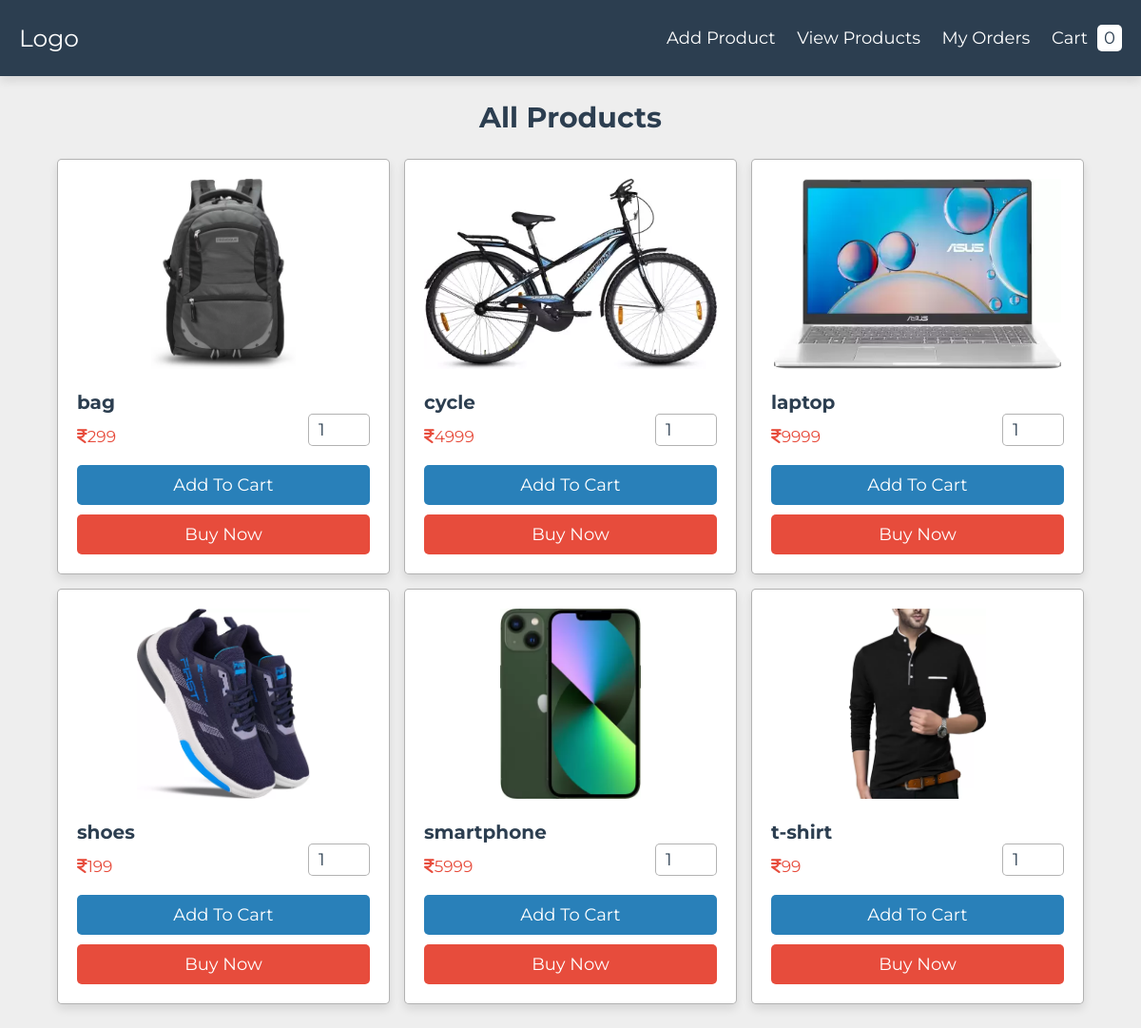
The page /project/view_products.php on the database its author committed.
### tables this page shows
CREATE TABLE `products` (
  `id` varchar(20) NOT NULL,
  `name` varchar(50) NOT NULL,
  `price` varchar(10) NOT NULL,
  `image` varchar(50) NOT NULL
);

### project/view_products.php (the view, shortened to what this page needs)
<?php
include 'components/connect.php';
?>
<!DOCTYPE html>
<html lang="en">
<head>
   <link rel="stylesheet" href="https://cdnjs.cloudflare.com/ajax/libs/font-awesome/6.2.1/css/all.min.css">
   <link rel="stylesheet" href="css/style.css">
</head>
<body>
<?php include 'components/header.php'; ?>
<section class="products">
   <h1 class="heading">all products</h1>
   <div class="box-container">
   <?php
      $select_products = $conn->prepare("SELECT * FROM `products`");
      $select_products->execute();
      if($select_products->rowCount() > 0){
         while($fetch_prodcut = $select_products->fetch(PDO::FETCH_ASSOC)){
   ?>
   <form action="" method="POST" class="box">
      <img src="uploaded_files/<?= $fetch_prodcut['image']; ?>" class="image" alt="">
      <h3 class="name"><?= $fetch_prodcut['name'] ?></h3>
      <div class="flex">
         <p class="price"><i class="fas fa-indian-rupee-sign"></i><?= $fetch_prodcut['price'] ?></p>
         <input type="number" name="qty" required min="1" value="1" max="99" maxlength="2" class="qty">
      </div>
      <input type="submit" name="add_to_cart" value="add to cart" class="btn">
      <a href="checkout.php?get_id=<?= $fetch_prodcut['id']; ?>" class="delete-btn">buy now</a>
   </form>
   <?php
      }
   }else{
      echo '<p class="empty">no products found!</p>';
   }
   ?>
   </div>
</section>
</body>
</html>

### project/components/header.php (shortened to what this page needs)
<header class="header">
   <section class="flex">
      <a href="#" class="logo">Logo</a>
      <nav class="navbar">
         <a href="add_product.php">add product</a>
         <a href="view_products.php">view products</a>
         <a href="orders.php">my orders</a>
         <?php
            $count_cart_items = $conn->prepare("SELECT * FROM `cart` WHERE user_id = ?");
            $count_cart_items->execute([$user_id]);
            $total_cart_items = $count_cart_items->rowCount();
         ?>
         <a href="shopping_cart.php" class="cart-btn">cart<span><?= $total_cart_items; ?></span></a>
      </nav>
   </section>
</header>

### project/css/style.css (style rules this page uses)
:root { --main-color:#2980b9; --red:#e74c3c; --orange:#f39c12; --light-color:#666; --light-bg:#eee; --white:#fff; --black:#2c3e50; --border:.1rem solid rgba(0,0,0,.3); --box-shodow:0 .5rem 1rem rgba(0,0,0,.1); }
* { font-family: 'Montserrat', sans-serif; margin: 0; padding: 0; box-sizing: border-box; outline: none; border: none; text-decoration: none; }
html { font-size: 62.5%; overflow-x: hidden; }
body { background: var(--light-bg); }
section { padding:2.5rem 2rem; max-width: 1200px; margin: 0 auto; }
.heading { text-align: center; padding-bottom: 2.5rem; font-size: 3rem; color: var(--black); text-transform: capitalize; }
.btn, .delete-btn { display: block; text-align: center; width: 100%; margin-top: 1rem; padding: 1rem 3rem; color: var(--white); cursor: pointer; font-size: 1.8rem; text-transform: capitalize; border-radius: .5rem; }
.btn { background-color: var(--main-color); }
.delete-btn { background-color: var(--red); }
.header { position: sticky; top: 0; left: 0; right: 0; z-index: 1000; box-shadow: var(--box-shodow); background-color: var(--black); }
.header .flex { display: flex; align-items: center; justify-content: space-between; gap: 1.5rem; }
.header .flex .logo { font-size: 2.5rem; color: var(--white); }
.header .flex .navbar a { color: var(--white); margin-left: 2rem; font-size: 1.8rem; text-transform: capitalize; }
.header .flex .navbar a span { margin-left: 1rem; padding:.3rem .7rem; background-color: var(--white); color: var(--black); border-radius: .5rem; }
.products .box-container { display: grid; grid-template-columns: repeat(auto-fit, 35rem); align-items: flex-start; justify-content: center; gap: 1.5rem; }
.products .box-container .box { border: var(--border); box-shadow: var(--box-shodow); background-color: var(--white); padding: 2rem; border-radius: .5rem; }
.products .box-container .box .image { height: 20rem; width: 100%; object-fit: contain; margin-bottom:2rem; }
.products .box-container .box .name { font-size: 2rem; color: var(--black); }
.products .box-container .box .flex { padding-bottom: 1rem; display: flex; gap: 1rem; align-items: flex-end; }
.products .box-container .box .price { font-size: 1.7rem; color: var(--red); margin-right: auto; }
.products .box-container .box .flex .qty { border: var(--border); border-radius: .5rem; padding:.5rem 1rem; width:6.5rem; font-size: 1.8rem; color: var(--black); }

### rows shown on the page
products: image (picture), name "bag", price "299"
products: image (picture), name "cycle", price "4999"
products: image (picture), name "laptop", price "9999"
products: image (picture), name "shoes", price "199"
products: image (picture), name "smartphone", price "5999"
products: image (picture), name "t-shirt", price "99"

### other values the page prints
$total_cart_items "0"
